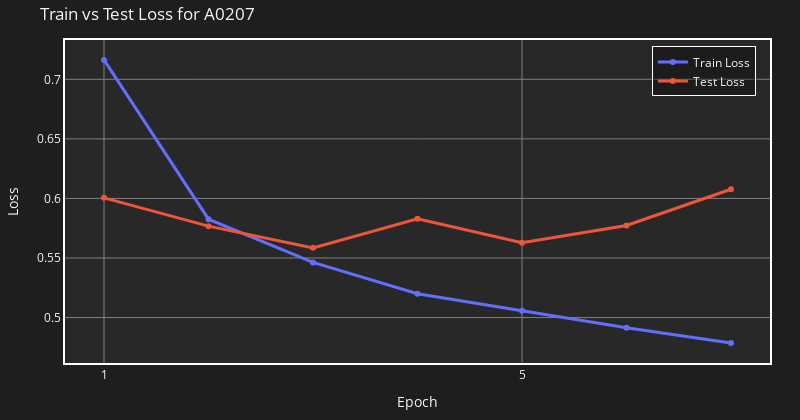
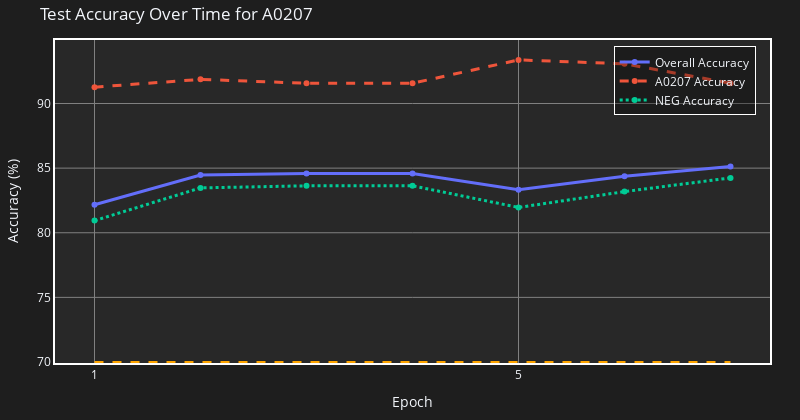
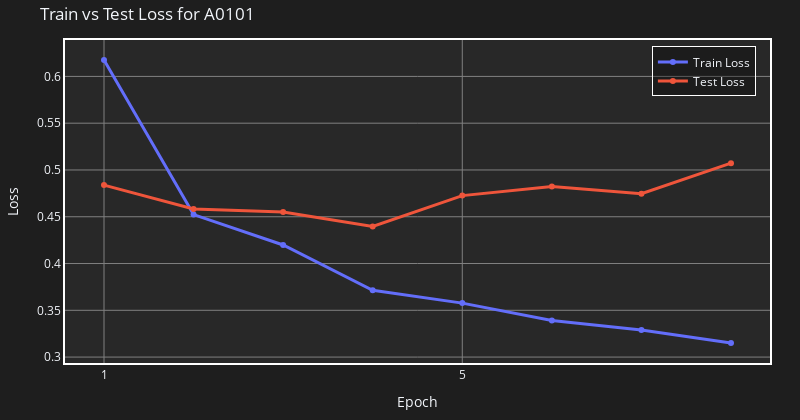
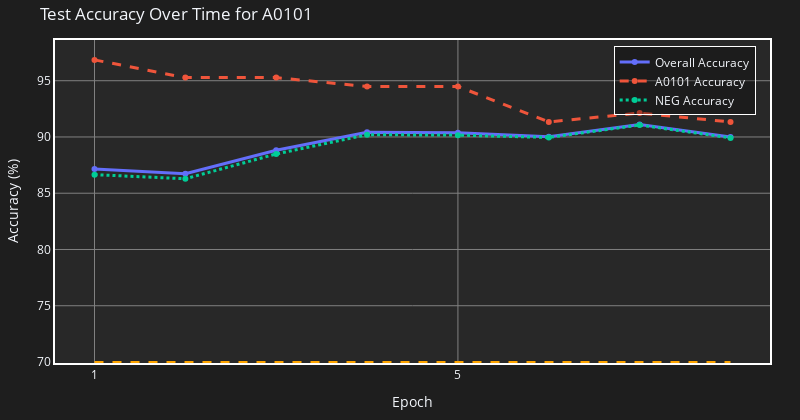

The code cell stored with these charts, in order, in its notebook:
### Markdown cell above
#### Plot the train / tests losses. Include the plots obtained in your report.

### Code cell
import plotly.io as pio
pio.renderers.default = "svg"
from evaluation import plot_training_results

# Generate plots
for selected_allele, data in to_plot_2C.items():
    train_losses = data['train_losses']
    test_losses = data['test_losses']
    accuracies = data['accuracies']
    pos_accuracies = data['pos_accuracies']  # Add this line
    neg_accuracies = data['neg_accuracies']  # Add this line
    epochs = data['epochs']
    plot_training_results(selected_allele, train_losses, test_losses, 
                         accuracies, pos_accuracies, neg_accuracies, epochs)

### Figure 1 — Plotly figure (JSON) as saved in the notebook; plotly's stock layout.template omitted (floating-point values rounded to 4 significant figures)
{"data": [{"hoverinfo": "text", "hovertext": ["Epoch 1: 0.7163", "Epoch 2: 0.5826", "Epoch 3: 0.5463", "Epoch 4: 0.5199", "Epoch 5: 0.5056", "Epoch 6: 0.4914", "Epoch 7: 0.4785"], "line": {"width": 3}, "mode": "lines+markers", "name": "Train Loss", "type": "scatter", "x": [1, 2, 3, 4, 5, 6, 7], "y": [0.7163, 0.5826, 0.5463, 0.5199, 0.5056, 0.4914, 0.4785]}, {"hoverinfo": "text", "hovertext": ["Epoch 1: 0.6005", "Epoch 2: 0.5767", "Epoch 3: 0.5585", "Epoch 4: 0.5829", "Epoch 5: 0.5628", "Epoch 6: 0.5773", "Epoch 7: 0.6077"], "line": {"width": 3}, "mode": "lines+markers", "name": "Test Loss", "type": "scatter", "x": [1, 2, 3, 4, 5, 6, 7], "y": [0.6005, 0.5767, 0.5585, 0.5829, 0.5628, 0.5773, 0.6077]}], "layout": {"height": 420, "legend": {"bgcolor": "rgba(0,0,0,0.3)", "bordercolor": "white", "borderwidth": 1, "x": 0.98, "xanchor": "right", "y": 0.98, "yanchor": "top"}, "margin": {"b": 40, "l": 40, "r": 30, "t": 40}, "paper_bgcolor": "rgba(30, 30, 30, 1)", "plot_bgcolor": "rgba(40, 40, 40, 1)", "title": {"text": "Train vs Test Loss for A0207"}, "width": 800, "xaxis": {"gridcolor": "gray", "gridwidth": 1, "linecolor": "white", "linewidth": 2, "mirror": true, "showgrid": true, "tickmode": "array", "tickvals": [1, 5], "title": {"text": "Epoch"}, "zeroline": true, "zerolinewidth": 2}, "yaxis": {"gridcolor": "gray", "gridwidth": 1, "linecolor": "white", "linewidth": 2, "mirror": true, "showgrid": true, "title": {"text": "Loss"}, "zeroline": true, "zerolinewidth": 2}}}

### Figure 2 — Plotly figure (JSON) as saved in the notebook; plotly's stock layout.template omitted (floating-point values rounded to 4 significant figures)
{"data": [{"hoverinfo": "text", "hovertext": ["Epoch 1: 82.17%", "Epoch 2: 84.47%", "Epoch 3: 84.58%", "Epoch 4: 84.58%", "Epoch 5: 83.32%", "Epoch 6: 84.36%", "Epoch 7: 85.12%"], "line": {"width": 3}, "mode": "lines+markers", "name": "Overall Accuracy", "type": "scatter", "x": [1, 2, 3, 4, 5, 6, 7], "y": [82.17, 84.47, 84.58, 84.58, 83.32, 84.36, 85.12]}, {"hoverinfo": "text", "hovertext": ["Epoch 1: 91.27%", "Epoch 2: 91.87%", "Epoch 3: 91.57%", "Epoch 4: 91.57%", "Epoch 5: 93.37%", "Epoch 6: 93.07%", "Epoch 7: 91.57%"], "line": {"dash": "dash", "width": 3}, "mode": "lines+markers", "name": "A0207 Accuracy", "type": "scatter", "x": [1, 2, 3, 4, 5, 6, 7], "y": [91.27, 91.87, 91.57, 91.57, 93.37, 93.07, 91.57]}, {"hoverinfo": "text", "hovertext": ["Epoch 1: 80.94%", "Epoch 2: 83.47%", "Epoch 3: 83.63%", "Epoch 4: 83.63%", "Epoch 5: 81.96%", "Epoch 6: 83.18%", "Epoch 7: 84.24%"], "line": {"dash": "dot", "width": 3}, "mode": "lines+markers", "name": "NEG Accuracy", "type": "scatter", "x": [1, 2, 3, 4, 5, 6, 7], "y": [80.94, 83.47, 83.63, 83.63, 81.96, 83.18, 84.24]}], "layout": {"height": 420, "legend": {"bgcolor": "rgba(0,0,0,0.3)", "bordercolor": "white", "borderwidth": 1, "x": 0.98, "xanchor": "right", "y": 0.98, "yanchor": "top"}, "margin": {"b": 40, "l": 40, "r": 30, "t": 40}, "paper_bgcolor": "rgba(30, 30, 30, 1)", "plot_bgcolor": "rgba(40, 40, 40, 1)", "shapes": [{"line": {"color": "orange", "dash": "dash", "width": 2}, "type": "line", "x0": 1, "x1": 7, "y0": 70, "y1": 70}], "title": {"text": "Test Accuracy Over Time for A0207"}, "width": 800, "xaxis": {"gridcolor": "gray", "gridwidth": 1, "linecolor": "white", "linewidth": 2, "mirror": true, "showgrid": true, "tickmode": "array", "tickvals": [1, 5], "title": {"text": "Epoch"}, "zeroline": true, "zerolinewidth": 2}, "yaxis": {"gridcolor": "gray", "gridwidth": 1, "linecolor": "white", "linewidth": 2, "mirror": true, "showgrid": true, "title": {"text": "Accuracy (%)"}, "zeroline": true, "zerolinewidth": 2}}}

### Figure 3 — Plotly figure (JSON) as saved in the notebook; plotly's stock layout.template omitted (floating-point values rounded to 4 significant figures)
{"data": [{"hoverinfo": "text", "hovertext": ["Epoch 1: 0.6177", "Epoch 2: 0.4523", "Epoch 3: 0.4198", "Epoch 4: 0.3714", "Epoch 5: 0.3577", "Epoch 6: 0.3392", "Epoch 7: 0.3289", "Epoch 8: 0.3149"], "line": {"width": 3}, "mode": "lines+markers", "name": "Train Loss", "type": "scatter", "x": [1, 2, 3, 4, 5, 6, 7, 8], "y": [0.6177, 0.4523, 0.4198, 0.3714, 0.3577, 0.3392, 0.3289, 0.3149]}, {"hoverinfo": "text", "hovertext": ["Epoch 1: 0.4838", "Epoch 2: 0.4584", "Epoch 3: 0.4552", "Epoch 4: 0.4396", "Epoch 5: 0.4726", "Epoch 6: 0.4822", "Epoch 7: 0.4745", "Epoch 8: 0.5073"], "line": {"width": 3}, "mode": "lines+markers", "name": "Test Loss", "type": "scatter", "x": [1, 2, 3, 4, 5, 6, 7, 8], "y": [0.4838, 0.4584, 0.4552, 0.4396, 0.4726, 0.4822, 0.4745, 0.5073]}], "layout": {"height": 420, "legend": {"bgcolor": "rgba(0,0,0,0.3)", "bordercolor": "white", "borderwidth": 1, "x": 0.98, "xanchor": "right", "y": 0.98, "yanchor": "top"}, "margin": {"b": 40, "l": 40, "r": 30, "t": 40}, "paper_bgcolor": "rgba(30, 30, 30, 1)", "plot_bgcolor": "rgba(40, 40, 40, 1)", "title": {"text": "Train vs Test Loss for A0101"}, "width": 800, "xaxis": {"gridcolor": "gray", "gridwidth": 1, "linecolor": "white", "linewidth": 2, "mirror": true, "showgrid": true, "tickmode": "array", "tickvals": [1, 5], "title": {"text": "Epoch"}, "zeroline": true, "zerolinewidth": 2}, "yaxis": {"gridcolor": "gray", "gridwidth": 1, "linecolor": "white", "linewidth": 2, "mirror": true, "showgrid": true, "title": {"text": "Loss"}, "zeroline": true, "zerolinewidth": 2}}}

### Figure 4 — Plotly figure (JSON) as saved in the notebook; plotly's stock layout.template omitted (floating-point values rounded to 4 significant figures)
{"data": [{"hoverinfo": "text", "hovertext": ["Epoch 1: 87.16%", "Epoch 2: 86.73%", "Epoch 3: 88.82%", "Epoch 4: 90.42%", "Epoch 5: 90.38%", "Epoch 6: 90.03%", "Epoch 7: 91.11%", "Epoch 8: 89.99%"], "line": {"width": 3}, "mode": "lines+markers", "name": "Overall Accuracy", "type": "scatter", "x": [1, 2, 3, 4, 5, 6, 7, 8], "y": [87.16, 86.73, 88.82, 90.42, 90.38, 90.03, 91.11, 89.99]}, {"hoverinfo": "text", "hovertext": ["Epoch 1: 96.85%", "Epoch 2: 95.28%", "Epoch 3: 95.28%", "Epoch 4: 94.49%", "Epoch 5: 94.49%", "Epoch 6: 91.34%", "Epoch 7: 92.13%", "Epoch 8: 91.34%"], "line": {"dash": "dash", "width": 3}, "mode": "lines+markers", "name": "A0101 Accuracy", "type": "scatter", "x": [1, 2, 3, 4, 5, 6, 7, 8], "y": [96.85, 95.28, 95.28, 94.49, 94.49, 91.34, 92.13, 91.34]}, {"hoverinfo": "text", "hovertext": ["Epoch 1: 86.65%", "Epoch 2: 86.29%", "Epoch 3: 88.49%", "Epoch 4: 90.20%", "Epoch 5: 90.16%", "Epoch 6: 89.96%", "Epoch 7: 91.06%", "Epoch 8: 89.92%"], "line": {"dash": "dot", "width": 3}, "mode": "lines+markers", "name": "NEG Accuracy", "type": "scatter", "x": [1, 2, 3, 4, 5, 6, 7, 8], "y": [86.65, 86.29, 88.49, 90.2, 90.16, 89.96, 91.06, 89.92]}], "layout": {"height": 420, "legend": {"bgcolor": "rgba(0,0,0,0.3)", "bordercolor": "white", "borderwidth": 1, "x": 0.98, "xanchor": "right", "y": 0.98, "yanchor": "top"}, "margin": {"b": 40, "l": 40, "r": 30, "t": 40}, "paper_bgcolor": "rgba(30, 30, 30, 1)", "plot_bgcolor": "rgba(40, 40, 40, 1)", "shapes": [{"line": {"color": "orange", "dash": "dash", "width": 2}, "type": "line", "x0": 1, "x1": 8, "y0": 70, "y1": 70}], "title": {"text": "Test Accuracy Over Time for A0101"}, "width": 800, "xaxis": {"gridcolor": "gray", "gridwidth": 1, "linecolor": "white", "linewidth": 2, "mirror": true, "showgrid": true, "tickmode": "array", "tickvals": [1, 5], "title": {"text": "Epoch"}, "zeroline": true, "zerolinewidth": 2}, "yaxis": {"gridcolor": "gray", "gridwidth": 1, "linecolor": "white", "linewidth": 2, "mirror": true, "showgrid": true, "title": {"text": "Accuracy (%)"}, "zeroline": true, "zerolinewidth": 2}}}
